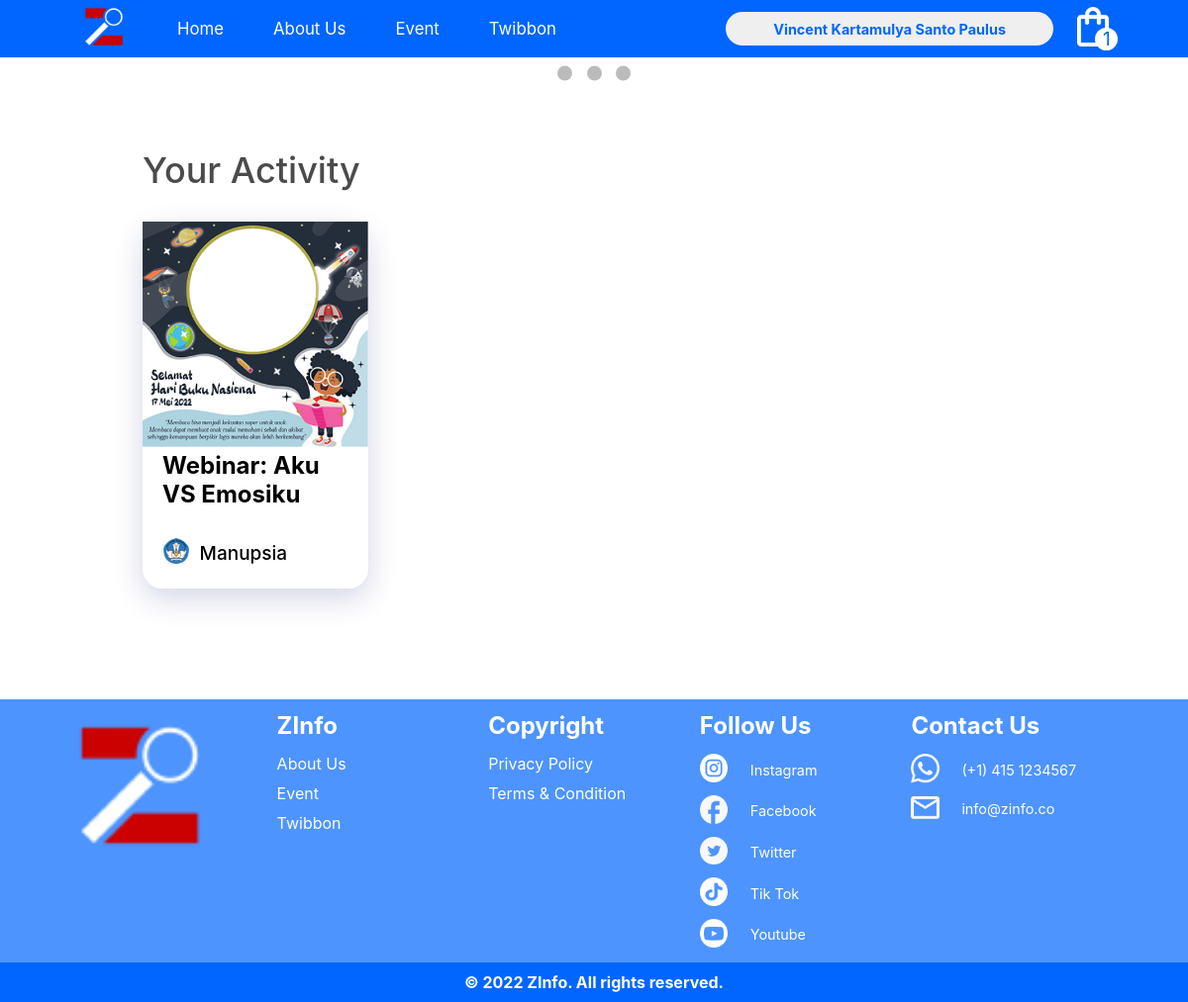
Screenshot of /twibbon.php (signed in) with the database file from the repository.
### tables this page shows
CREATE TABLE `user` (
  `UserID` int(11) NOT NULL,
  `Nama` varchar(200) NOT NULL,
  `Email` varchar(100) NOT NULL,
  `Password` varchar(100) NOT NULL,
  `TanggalLahir` date DEFAULT NULL,
  `JenisKelamin` char(6) DEFAULT NULL,
  `NoTelp` varchar(12) NOT NULL
);

CREATE TABLE `transactiondetail` (
  `transactiondetailID` int(11) NOT NULL,
  `transactionID` int(11) NOT NULL,
  `eventID` int(11) NOT NULL,
  `qty` int(11) NOT NULL,
  `kodeBooking` varchar(30) DEFAULT NULL
);

CREATE TABLE `event` (
  `EventID` int(11) NOT NULL,
  `KategoriID` int(11) NOT NULL,
  `Nama` varchar(200) NOT NULL,
  `Deskripsi` mediumtext NOT NULL,
  `GambarPoster` varchar(100) DEFAULT NULL,
  `Harga` int(11) NOT NULL,
  `Tanggal` date NOT NULL,
  `Lokasi` varchar(200) NOT NULL,
  `Alamat` varchar(200) NOT NULL,
  `JenisPert` varchar(10) NOT NULL,
  `sisaTicket` int(11) DEFAULT 50,
  `Twibbon` varchar(100) DEFAULT NULL,
  `NamaOrganizer` varchar(200) NOT NULL,
  `Instagram` varchar(100) NOT NULL,
  `Email` varchar(100) DEFAULT NULL,
  `logo` varchar(100) DEFAULT NULL
);

### twibbon.php (the view, shortened to what this page needs)
<!DOCTYPE html>
<html lang="en">
<head>
    <link rel="stylesheet" href="css/twibbon.css">
</head>
<body>
    <?php include "navbar.php" ?>
    <?php
        include "DBconn.php";
        $UserID = $_SESSION["id"];
        $query = "SELECT * FROM transaction t JOIN transactiondetail td ON t.transactionID = td.transactionID
                    JOIN event e ON e.EventID = td.eventID where userID = $UserID AND kategoriID IN (1,3)
                    GROUP BY e.EventID";
        $twibbons = mysqli_query($conn, $query) or die(mysqli_error($conn));
    ?>
    <div id="banner">
        <div>
        </div>
        <div class="caroul-circle">
            <span></span>
            <span></span>
            <span></span>
        </div>
    </div>
    <div id="twibbon">
        <div class="twibbon-upper">
            Your Activity
        </div>
        <div id="twibbon-section">
            <?php
                if(mysqli_num_rows($twibbons) == 0):
            ?>
            <div>
                <h1>
                    There is no twibbon yet
                </h1>
            </div>
            <?php
                else:
            ?>
            <?php
                foreach($twibbons as $twibbon):
            ?>
                <div class="twibbon-list">
                    <a href="uploadtwibbon.php?eventID=<?= $twibbon["EventID"]?>">
                        <div class="twibbon-list-img">
                            <img src="Asset/<?= $twibbon["Twibbon"] ?>" alt="">
                        </div>
                        <div class="twibbon-list-desc">
                            <h2><?= $twibbon["Nama"] ?></h2>
                            <div class="twibbon-list-logo">
                                <div class="twibbon-list-logo-icon">
                                    <img src="Asset/<?= $twibbon["logo"] ?>" alt="">
                                </div>
                                <div>
                                    <p>
                                        <?= $twibbon["NamaOrganizer"] ?>
                                    </p>
                                </div>
                            </div>
                        </div>
                    </a>
                </div>
            <?php
                endforeach;
            endif;
            ?>
        </div>
    </div>
    <?php include "footer.php" ?>
</body>
</html>

### navbar.php (shortened to what this page needs)
<!DOCTYPE html>
<html lang="en">
<head>
    <link rel="stylesheet" href="https://cdnjs.cloudflare.com/ajax/libs/font-awesome/5.15.3/css/all.min.css"/>
    <link rel="stylesheet" href="css/navbar.css">
</head>
<body>
    <?php
        include 'DBconn.php';
        $total_cart = 0;
        if(isset($_SESSION["login"])):
            $UserID = $_SESSION["id"];
            $query = mysqli_query($conn, "SELECT * FROM cart WHERE UserID = '$UserID'");
            $profile = mysqli_query($conn, "SELECT * FROM `user` WHERE UserID = '$UserID'");
            $total_cart = mysqli_num_rows($query);
            $profiles = mysqli_fetch_assoc($profile);
        endif
    ?>
    <nav id="nav">
        <div>
            <ul id="ul">
                <li class="hideLogo">
                    <a href="home.php">
                        <img src="Asset/Logo Zinfo 2.png" alt="">
                    </a>
                </li>
                <li>
                    <a href="home.php">Home</a>
                </li>
                <li>
                    <a href="">About Us</a>
                </li>
                <li>
                    <a href="event.php">Event</a>
                </li>
                <?php if(isset($_SESSION['login'])) : ?>
                <li>
                    <a href="twibbon.php">Twibbon</a>
                </li>
                <?php else : ?>
                <li>
                    <a href="login.php">Twibbon</a>
                </li>
                <?php endif; ?>
            </ul>
        </div>
        <div>
            <ul id="ul2">
                <?php if(!isset($_SESSION["login"])): ?>
                    <li id="login" onclick="location.href = 'login.php'">
                        <button>Log In</button>
                    </li>
                <?php else: ?>
                    <li id="login">
                        <button onclick="toggleMenu()">
                            <?php
                                $nama = $profiles['Nama'];
                                echo $nama;
                            ?>
                        </button>
                    </li>
                    <li class="hideLogo" id="liabsolute" onclick="location.href='cart.php'">
                        <a href="cart.php">
                            <img src="Asset/cart.png" alt="">
                        </a>
                        <div class="qty">
                            <div id="navbarQty2">
                                <?= $total_cart ?>
                            </div>
                        </div>
                    </li>
                <?php endif ?>
            </ul>
        </div>
    </nav>
</body>
</html>

### css/twibbon.css (style rules this page uses)
body { max-height: 100%; height: 1000px; }
* { margin: 0; padding: 0; font-family: -apple-system, BlinkMacSystemFont, 'Segoe UI', Roboto, Oxygen, Ubuntu, Cantarell, 'Open Sans', 'Helvetica Neue', sans-serif; box-sizing: border-box; }
nav { position: sticky; left: 0; top: 0; z-index: 1; display: flex; padding: 20px 5.5%; justify-content: space-between; align-items: center; background-color: #0066FF; flex-wrap: wrap; width: 100%; }
nav ul { list-style-type: none; display: flex; justify-content: space-between; align-items: center; }
nav>div>#ul>li>a { padding: 15px; padding-right: 35px; color: white; font-size: 1.4vw; text-decoration: none; }
#ul2 img { width: 70%; }
#login > button { padding: 10px 35px; border: none; border-radius: 20px; color: #0066FF; font-weight: bolder; font-size: 1em; margin-right: 20px; cursor: pointer; }
#banner { position: relative; margin: 0; }
.caroul-circle>span { height: 15px; width: 15px; background-color: #bbb; border-radius: 50%; display: inline-block; margin: 5px; }
.caroul-circle { left: 50%; top: 90%; position: absolute; transform: translate(-50%,-50%); margin: 0; }
#twibbon { margin-left: 12%; margin-right: 12%; margin-top: 72px; }
#twibbon-section { display: flex; flex-wrap: wrap; justify-content: space-between; }
#twibbon-section .twibbon-list { flex: 25%; max-width: 25%; margin-right:-50px; }
.twibbon-upper { font-size : 36px; margin-bottom: 30px; font-weight: 500; color: #4B4B4B; }
.twibbon-list { border-radius: 20px; margin-bottom: 52px; box-shadow: 0px 10px 30px rgba(38, 45, 118, 20%); cursor: pointer; }
.twibbon-list > a { text-decoration: none; color: black; }
.twibbon-list-img > img { max-width: 100%; }
.twibbon-list-desc { padding: 0 20px 20px 20px; }
.twibbon-list-logo, .twibbon-list-time, .twibbon-list-user { font-family: -apple-system, BlinkMacSystemFont, 'Segoe UI', Roboto, Oxygen, Ubuntu, Cantarell, 'Open Sans', 'Helvetica Neue', sans-serif; font-size: 15px; margin-top: 5px; }
.twibbon-list-logo { display: flex; flex-wrap: wrap; margin-top: 30px; align-items: center; font-weight: 450; font-size: 19px; }
.twibbon-list-logo-icon > img { margin-right: 10px; background-size: 10%; width : 70%; height : 70%; }
.twibbon-list-logo-icon, .twibbon-list-time-icon { width: 20%; text-align: center; }

### css/navbar.css (style rules this page uses)
* { box-sizing: border-box; margin: 0; padding: 0; }
nav { position: sticky; left: 0; top: 0; z-index: 5; display: flex; padding: 3px 5.5%; justify-content: space-between; align-items: center; background-color: #0066FF; flex-wrap: wrap; width: 100%; }
#ul > li > a > img { width: 4vw; }
nav ul { list-style-type: none; display: flex; justify-content: space-between; align-items: center; }
nav>div>#ul>li>a { padding: 15px; padding-right: 35px; color: white; font-size: 1.4vw; text-decoration: none; }
#ul2 img { width: 70%; }
#login > button { padding: 0.7vw 4vw; border: none; border-radius: 20px; color: #0066FF; font-weight: bolder; font-size: 1.2vw; margin-right: 2vw; cursor: pointer; }
#liabsolute { position: relative; }
.qty { position: absolute; bottom: 0%; right: 10%; background-color: white; border-radius: 50%; width: 1.2em; height: 1.2em; display: flex; justify-content: center; align-items: center; font-size: 1.2em; cursor: pointer; color:#0066FF }

### rows the page displays
user: Nama "Vincent Kartamulya Santo Paulus"
transactiondetail: eventID.Twibbon (picture), eventID.Nama "Webinar: Aku VS Emosiku", eventID.logo (picture), eventID.NamaOrganizer "Manupsia"

### other values shown
$total_cart "1"
